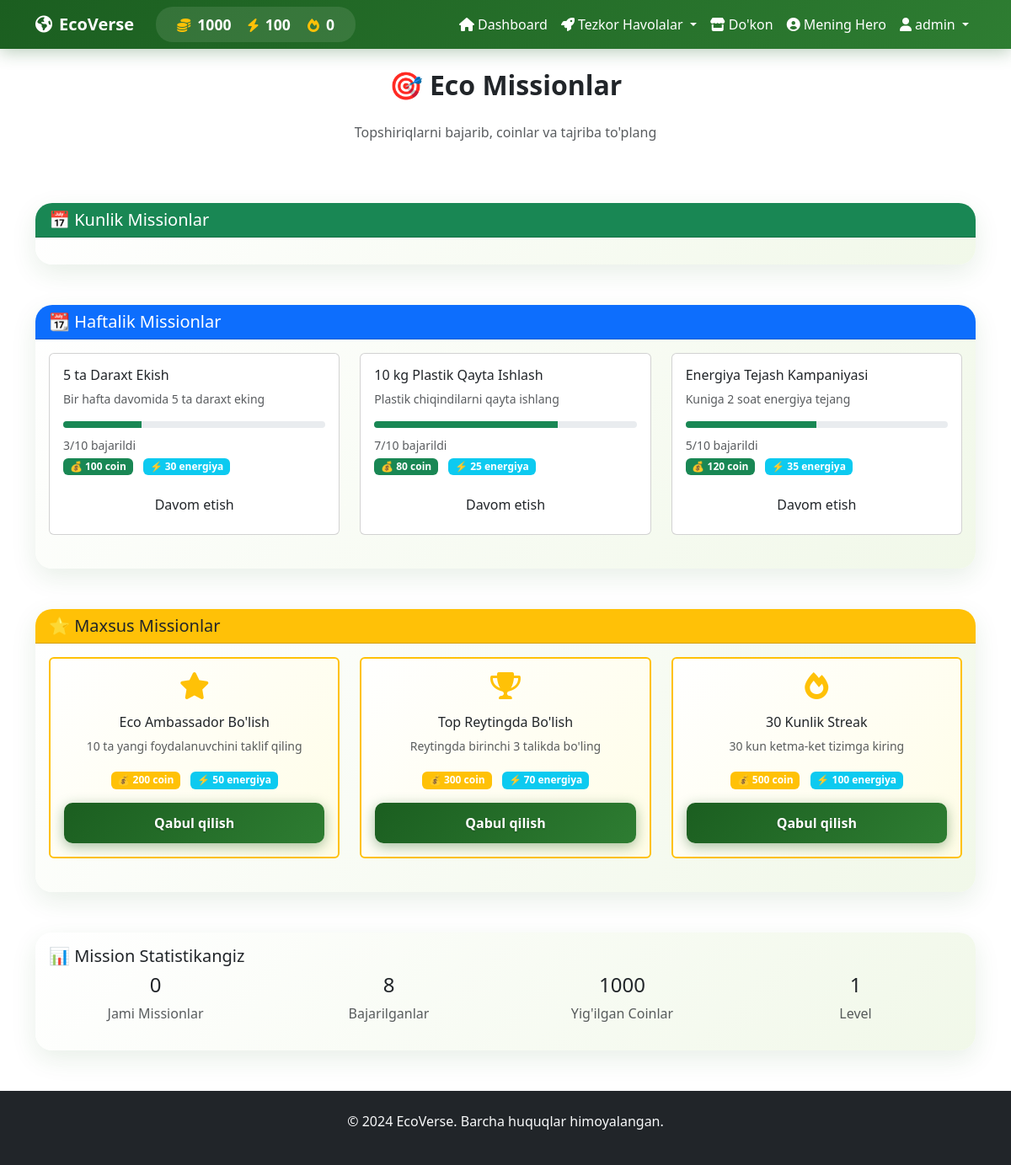
/missions (signed in), run on the app's committed database.
### app.py (models this page shows)
class User(UserMixin, db.Model):
    id = db.Column(db.Integer, primary_key=True)
    username = db.Column(db.String(80), unique=True, nullable=False)
    email = db.Column(db.String(120), unique=True, nullable=False)
    password_hash = db.Column(db.String(200), nullable=False)
    role = db.Column(db.String(20), nullable=False, default='child')
    coins = db.Column(db.Integer, default=0)
    energy = db.Column(db.Integer, default=100)
    streak = db.Column(db.Integer, default=0)
    last_login = db.Column(db.DateTime)
    created_at = db.Column(db.DateTime, default=datetime.utcnow)
    avatar = db.Column(db.String(200), default='default.png')
    is_admin = db.Column(db.Boolean, default=False)

### app.py (the view)
@app.route('/missions')
@login_required
def missions():
    return render_template('missions.html', user=current_user)

### app.py (called while the page is built)
@login_manager.user_loader
def load_user(user_id):
    return User.query.get(int(user_id))

### templates/missions.html (shortened to what this page needs)
{% extends "base.html" %}
{% block content %}
<div class="container mt-4">
    <div class="row mb-4">
        <div class="col-12">
            <h2 class="fw-bold text-center mb-4">🎯 Eco Missionlar</h2>
            <p class="text-center text-muted mb-5">Topshiriqlarni bajarib, coinlar va tajriba to'plang</p>
        </div>
    </div>
    <div class="row mb-5">
        <div class="col-12">
            <div class="card eco-card">
                <div class="card-header bg-success text-white">
                    <h5 class="mb-0">📅 Kunlik Missionlar</h5>
                </div>
                <div class="card-body">
                </div>
            </div>
        </div>
    </div>
    <div class="row mb-5">
        <div class="col-12">
            <div class="card eco-card">
                <div class="card-header bg-primary text-white">
                    <h5 class="mb-0">📆 Haftalik Missionlar</h5>
                </div>
                <div class="card-body">
                    <div class="row">
                        {% for weekly_task in [
                            {"title": "5 ta Daraxt Ekish", "desc": "Bir hafta davomida 5 ta daraxt eking", "coins": 100, "energy": 30, "progress": 3},
                            {"title": "10 kg Plastik Qayta Ishlash", "desc": "Plastik chiqindilarni qayta ishlang", "coins": 80, "energy": 25, "progress": 7},
                            {"title": "Energiya Tejash Kampaniyasi", "desc": "Kuniga 2 soat energiya tejang", "coins": 120, "energy": 35, "progress": 5}
                        ] %}
                        <div class="col-md-6 col-lg-4 mb-4">
                            <div class="card task-card h-100">
                                <div class="card-body">
                                    <h6 class="card-title">{{ weekly_task.title }}</h6>
                                    <p class="card-text text-muted small">{{ weekly_task.desc }}</p>
                                    <div class="progress mb-2" style="height: 8px;">
                                        <div class="progress-bar bg-success" style="width: {{ (weekly_task.progress / 10) * 100 }}%"></div>
                                    </div>
                                    <small class="text-muted">{{ weekly_task.progress }}/10 bajarildi</small>
                                    <div class="task-rewards mb-3">
                                        <span class="badge bg-success me-2">💰 {{ weekly_task.coins }} coin</span>
                                        <span class="badge bg-info">⚡ {{ weekly_task.energy }} energiya</span>
                                    </div>
                                    <button class="btn btn-outline-eco w-100">Davom etish</button>
                                </div>
                            </div>
                        </div>
                        {% endfor %}
                    </div>
                </div>
            </div>
        </div>
    </div>
    <div class="row">
        <div class="col-12">
            <div class="card eco-card">
                <div class="card-header bg-warning text-dark">
                    <h5 class="mb-0">⭐ Maxsus Missionlar</h5>
                </div>
                <div class="card-body">
                    <div class="row">
                        {% for special_task in [
                            {"title": "Eco Ambassador Bo'lish", "desc": "10 ta yangi foydalanuvchini taklif qiling", "coins": 200, "energy": 50, "icon": "fas fa-star"},
                            {"title": "Top Reytingda Bo'lish", "desc": "Reytingda birinchi 3 talikda bo'ling", "coins": 300, "energy": 70, "icon": "fas fa-trophy"},
                            {"title": "30 Kunlik Streak", "desc": "30 kun ketma-ket tizimga kiring", "coins": 500, "energy": 100, "icon": "fas fa-fire"}
                        ] %}
                        <div class="col-md-6 col-lg-4 mb-4">
                            <div class="card task-card special-task h-100">
                                <div class="card-body text-center">
                                    <div class="special-icon mb-3">
                                        <i class="{{ special_task.icon }} fa-2x text-warning"></i>
                                    </div>
                                    <h6 class="card-title">{{ special_task.title }}</h6>
                                    <p class="card-text text-muted small">{{ special_task.desc }}</p>
                                    <div class="task-rewards mb-3">
                                        <span class="badge bg-warning me-2">💰 {{ special_task.coins }} coin</span>
                                        <span class="badge bg-info">⚡ {{ special_task.energy }} energiya</span>
                                    </div>
                                    <button class="btn btn-eco w-100">Qabul qilish</button>
                                </div>
                            </div>
                        </div>
                        {% endfor %}
                    </div>
                </div>
            </div>
        </div>
    </div>
    <div class="row mt-5">
        <div class="col-12">
            <div class="card eco-card">
                <div class="card-body">
                    <h5 class="card-title">📊 Mission Statistikangiz</h5>
                    <div class="row text-center">
                        <div class="col-md-3">
                            <h4>{{ tasks|length }}</h4>
                            <p class="text-muted">Jami Missionlar</p>
                        </div>
                        <div class="col-md-3">
                            <h4>8</h4>
                            <p class="text-muted">Bajarilganlar</p>
                        </div>
                        <div class="col-md-3">
                            <h4>{{ user.coins }}</h4>
                            <p class="text-muted">Yig'ilgan Coinlar</p>
                        </div>
                        <div class="col-md-3">
                            <h4>{{ (user.streak // 7) + 1 }}</h4>
                            <p class="text-muted">Level</p>
                        </div>
                    </div>
                </div>
            </div>
        </div>
    </div>
</div>
{% endblock %}

### templates/base.html (shortened to what this page needs)
<!DOCTYPE html>
<html lang="uz">
<head>
    <link href="https://cdn.jsdelivr.net/npm/bootstrap@5.3.0/dist/css/bootstrap.min.css" rel="stylesheet">
    <link rel="stylesheet" href="https://cdnjs.cloudflare.com/ajax/libs/font-awesome/6.0.0/css/all.min.css">
    <link rel="stylesheet" href="/static/css/eco-style.css">
    <link rel="stylesheet" href="/static/css/eco-animations.css">
</head>
<body>
    <nav class="navbar navbar-expand-lg navbar-dark navbar-eco">
        <div class="container">
            <a class="navbar-brand fw-bold" href="{{ url_for('dashboard') }}">
                <i class="fas fa-earth-americas me-2"></i>EcoVerse
            </a>
            {% if current_user.is_authenticated %}
            <div class="user-stats d-none d-md-flex">
                <div class="stat-item">
                    <i class="fas fa-coins text-warning me-1"></i>
                    <span class="stat-value text-white">{{ current_user.coins }}</span>
                </div>
                <div class="stat-item">
                    <i class="fas fa-bolt text-warning me-1"></i>
                    <span class="stat-value text-white">{{ current_user.energy }}</span>
                </div>
                <div class="stat-item">
                    <i class="fas fa-fire text-warning me-1"></i>
                    <span class="stat-value text-white">{{ current_user.streak }}</span>
                </div>
            </div>
            {% endif %}
            <div class="collapse navbar-collapse" id="navbarNav">
                <ul class="navbar-nav ms-auto">
                    {% if current_user.is_authenticated %}
                    <li class="nav-item">
                        <a class="nav-link" href="{{ url_for('dashboard') }}">
                            <i class="fas fa-home me-1"></i>Dashboard
                        </a>
                    </li>
                    <li class="nav-item dropdown">
                        <a class="nav-link dropdown-toggle" href="#" role="button" data-bs-toggle="dropdown">
                            <i class="fas fa-rocket me-1"></i>Tezkor Havolalar
                        </a>
                    </li>
                    <li class="nav-item">
                        <a class="nav-link" href="{{ url_for('shop') }}">
                            <i class="fas fa-store me-1"></i>Do'kon
                        </a>
                    </li>
                    <li class="nav-item">
                        <a class="nav-link" href="{{ url_for('hero') }}">
                            <i class="fas fa-user-circle me-1"></i>Mening Hero
                        </a>
                    </li>
                    <li class="nav-item dropdown">
                        <a class="nav-link dropdown-toggle" href="#" role="button" data-bs-toggle="dropdown">
                            <i class="fas fa-user me-1"></i>{{ current_user.username }}
                        </a>
                    </li>
                    {% endif %}
                </ul>
            </div>
        </div>
    </nav>
    <main>
        {% block content %}{% endblock %}
    </main>
    <footer class="bg-dark text-light py-4 mt-5">
        <div class="container text-center">
            <p>&copy; 2024 EcoVerse. Barcha huquqlar himoyalangan.</p>
        </div>
    </footer>
</body>
</html>

### static/css/eco-style.css (style rules this page uses)
:root { --header-green: #1B5E20; --header-green-dark: #145218; --header-green-light: #2E7D32; --button-green: #1B5E20; --button-green-hover: #145218; --button-green-light: #2E7D32; --primary-color: #1B5E20; --secondary-color: #2E7D32; --accent-color: #4CAF50; --light-green: #E8F5E8; --very-light-green: #F1F8E9; }
.btn-eco { background: linear-gradient(135deg, #1B5E20, #2E7D32) !important; color: white !important; border: none !important; border-radius: 10px; padding: 12px 25px; font-weight: 600; transition: all 0.3s ease; box-shadow: 0 4px 15px rgba(27, 94, 32, 0.4); text-shadow: 0 1px 2px rgba(0,0,0,0.3); }

### static/css/eco-animations.css (style rules this page uses)
:root { --header-green: #1B5E20; --header-green-dark: #145218; --header-green-light: #2E7D32; --primary-color: #1B5E20; --secondary-color: #2E7D32; --accent-color: #4CAF50; --light-green: #E8F5E8; --very-light-green: #F1F8E9; --leaf-green: #388E3C; --nature-brown: #8D6E63; --sun-yellow: #FFD54F; --water-blue: #4FC3F7; }
.eco-card { background: linear-gradient(135deg, #FFFFFF 0%, var(--very-light-green) 100%); border: none; border-radius: 20px; box-shadow: 0 10px 30px rgba(27, 94, 32, 0.1); transition: all 0.4s ease; position: relative; overflow: hidden; }
.eco-card::before { content: ''; position: absolute; top: 0; left: -100%; width: 100%; height: 100%; background: linear-gradient(90deg, transparent, rgba(76, 175, 80, 0.1), transparent); transition: left 0.6s; }
.navbar-eco { background: linear-gradient(135deg, var(--header-green), var(--header-green-light)) !important; animation: welcomeFloat 1s ease-out 2s both; box-shadow: 0 4px 20px rgba(27, 94, 32, 0.3) !important; }

### templates/base.html (style rules this page uses)
.navbar-eco { background: linear-gradient(135deg, #1B5E20, #2E7D32) !important; box-shadow: 0 2px 10px rgba(0, 0, 0, 0.1); }
.user-stats { background: rgba(255, 255, 255, 0.1); border-radius: 20px; padding: 8px 15px; margin: 0 10px; }
.stat-item { display: inline-block; margin: 0 10px; text-align: center; }
.stat-value { font-weight: bold; font-size: 1.1em; }
.nav-link { color: white !important; transition: all 0.3s ease; }

### templates/missions.html (style rules this page uses)
.special-task { border: 2px solid #FFC107; background: linear-gradient(135deg, #fff, #fffde7); }
.special-icon { transition: transform 0.3s ease; }
.task-card { transition: all 0.3s ease; }

### data on the page
User: coins "1000", energy "100", streak "0", username "admin", (user.streak//7)+1 "1"

### other printed values
{{ weekly_task.title }} "5 ta Daraxt Ekish" "10 kg Plastik Qayta Ishlash" "Energiya Tejash Kampaniyasi"
{{ weekly_task.desc }} "Bir hafta davomida 5 ta daraxt eking" "Plastik chiqindilarni qayta ishlang" "Kuniga 2 soat energiya tejang"
{{ weekly_task.progress }} "3" "7" "5"
{{ weekly_task.coins }} "100" "80" "120"
{{ weekly_task.energy }} "30" "25" "35"
{{ special_task.title }} "Eco Ambassador Bo'lish" "Top Reytingda Bo'lish" "30 Kunlik Streak"
{{ special_task.desc }} "10 ta yangi foydalanuvchini taklif qiling" "Reytingda birinchi 3 talikda bo'ling" "30 kun ketma-ket tizimga kiring"
{{ special_task.coins }} "200" "300" "500"
{{ special_task.energy }} "50" "70" "100"
{{ tasks|length }} "0"
